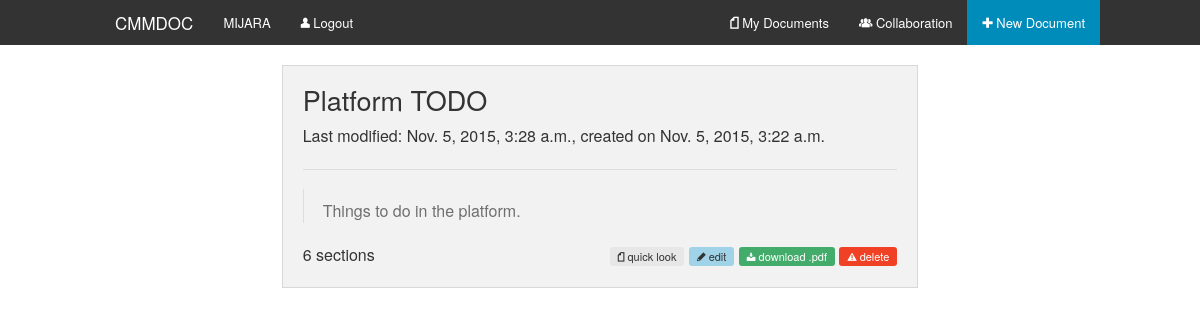
/documents/ (signed in), run on an earlier commit of the app's database.
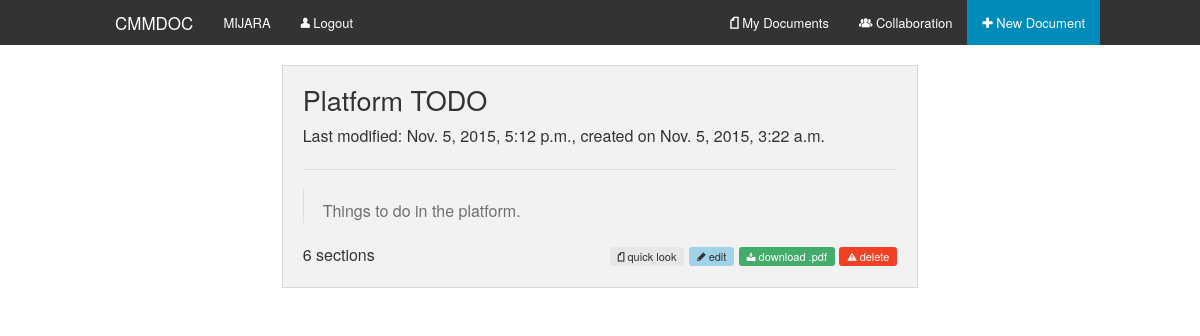
And on a later commit of the database.
### edit/models.py (models this page shows, shortened)
class Document(models.Model):
    title = models.CharField(max_length=256)
    description = models.CharField(max_length=256)
    create_time = models.DateTimeField(auto_now_add=True)
    last_modified = models.DateTimeField(auto_now=True)
    owner = models.ForeignKey(User, related_name='document_owner')
    users = models.ManyToManyField(User)

### dashboard/views.py (the view)
# urls.py: url(r'^documents/$', views.documents, name='documents'),
@login_required(login_url=login)
def documents(request):
    return render(request, 'dashboard/documents.html', {
        'documents': request.user.document_owner.order_by('-last_modified').all()
    })

### cmdoc/templates/dashboard/documents.html (shortened to what this page needs)
{% extends 'base.html' %}
{% block content %}
<div class="row">
    <div class="large-8 columns large-centered">
        {% for document in documents %}
        <div class="panel">
            <h3>{{ document.title }}</h3>
            <p>
                Last modified: {{ document.last_modified }}, created on {{ document.create_time }}
            </p>
            <hr/>
            <blockquote>
                {{ document.description }}
            </blockquote>
            <div class="left">
                {{ document.section_set.count }} sections
            </div>
            <div class="right">
                <a href="{% url 'edit:render_html' document.id %}" target="_blank" class="label secondary radius"><i class="fi-page"></i> quick look</a>
                <a href="{% url 'edit:index' document.id %}" class="label info radius"><i class="fi-pencil"></i> edit</a>
                <a class="label success radius"><i class="fi-download"></i> download .pdf</a>
                <a href="{% url 'document_delete' document.id %}" class="label alert radius"><i class="fi-alert"></i> delete</a>
            </div>
            <div class="clearfix"></div>
        </div>
        {% endfor %}
    </div>
</div>
{% endblock %}

What changed in the data, as far as the page shows it:
changed Document "Platform TODO": last_modified "Nov. 5, 2015, 3:28 a.m." → "Nov. 5, 2015, 5:12 p.m."
